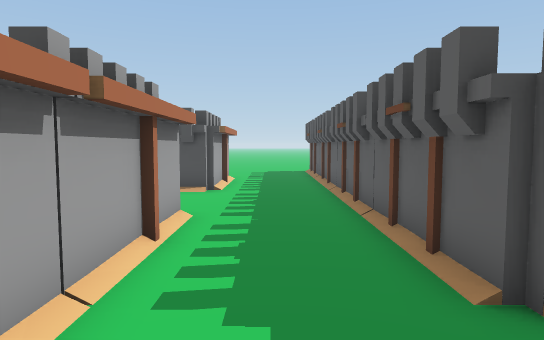
view 1 (above)

19 first-person views from a walk through a 3-D level made in the Unity game engine. The camera is 1.4 m above the floor, tilts 4° down and sees 75° across. The floor is counted in squares, 1 m on a side. Each view is taken from the middle of a square. On the plan, view 1 faces up. The plan holds only what a view shows up to about 15 squares ahead; the rest is blank. The place goes on beyond the plan. Some animated figures are left out.

view 2
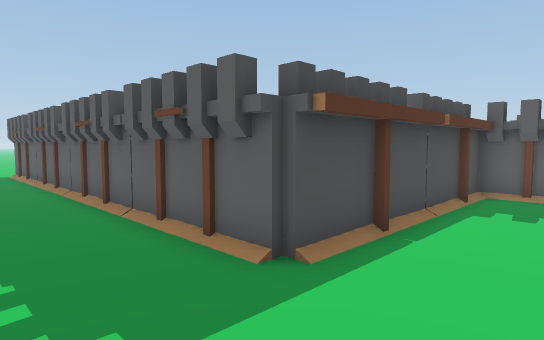

view 3
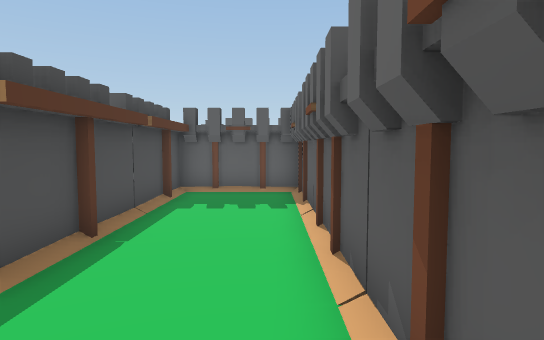

view 4
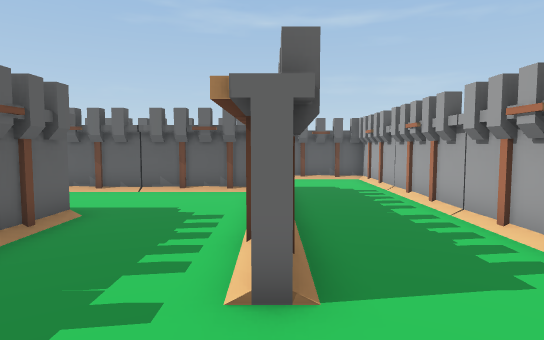

view 5
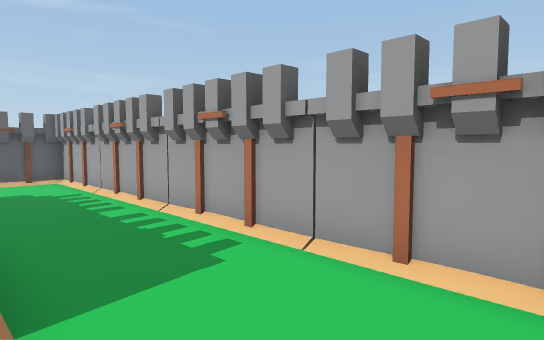

view 6
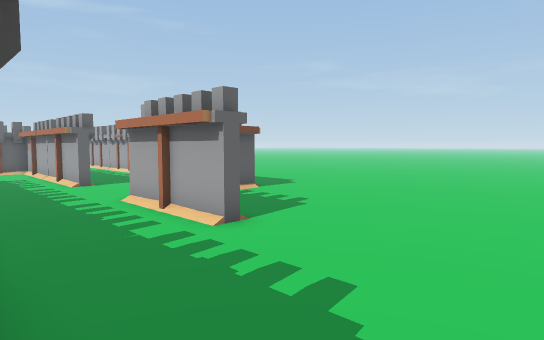

view 7
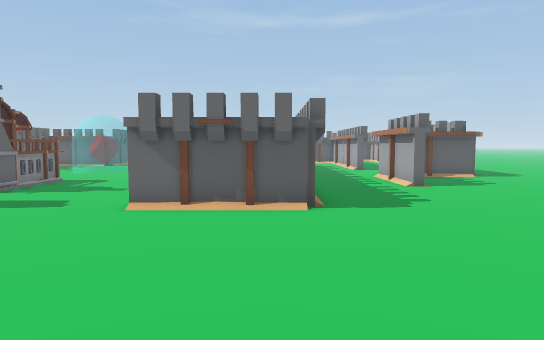

view 8
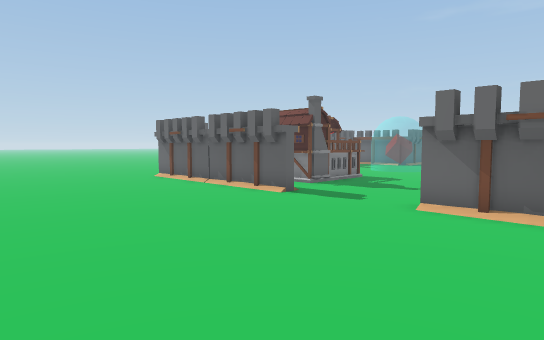

view 9
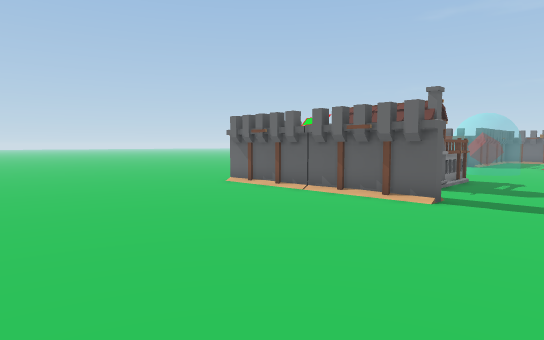

view 10
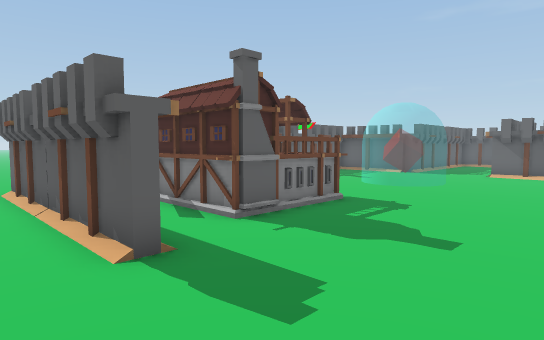

view 11
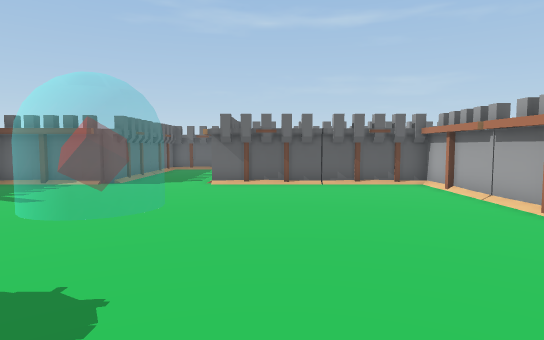

view 12
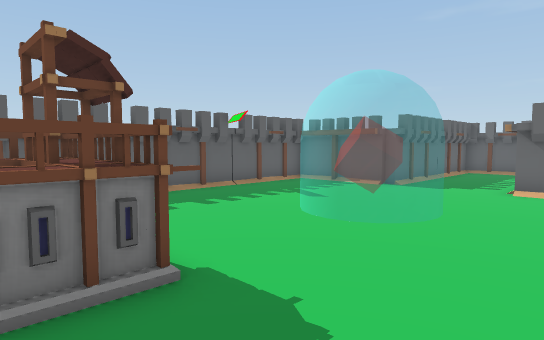

view 13
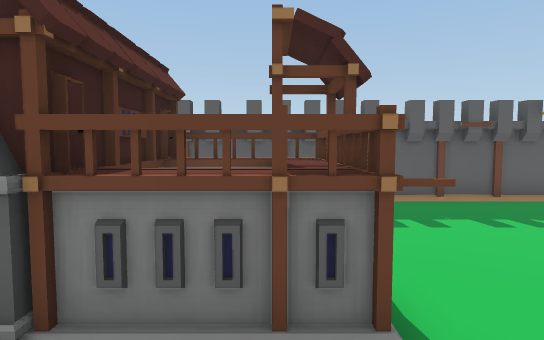

view 14
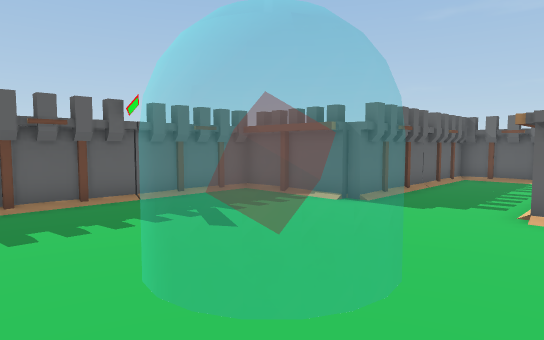

view 15
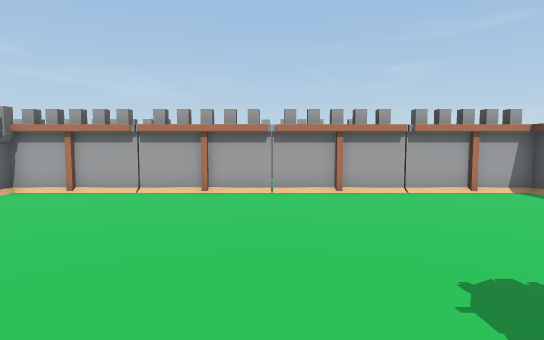

view 16
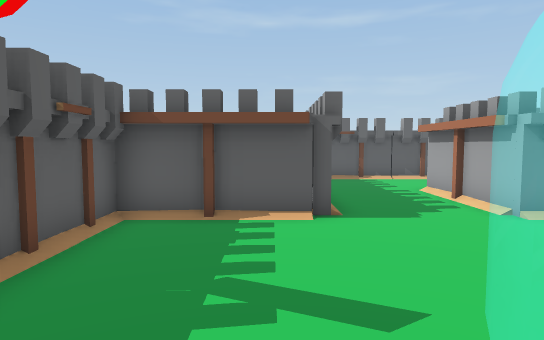

view 17
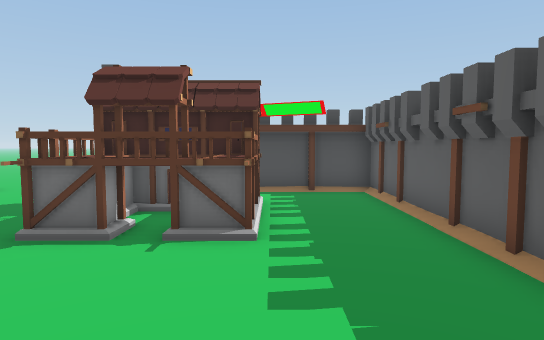

view 18
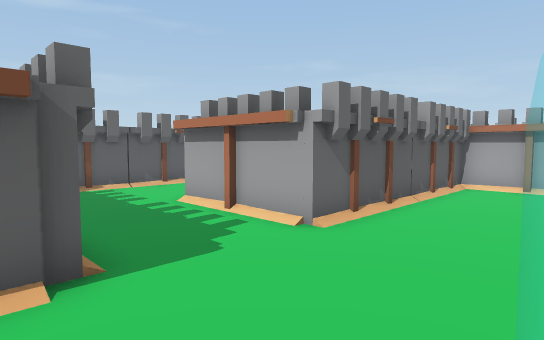

view 19
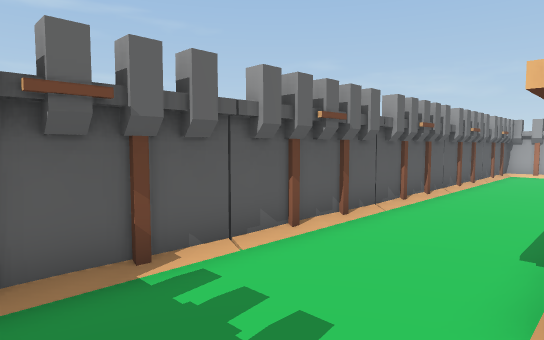

### Floor plan
Key: @ floor where view 1 was taken; # wall or solid block; . floor; = window, fence, low wall or low ledge; B building.
Columns run from 7 left of view 1 to 21 right of it. Each row starts with its distance up from view 1.
 28               .  ..
 27           .  .. ..........
 26             .................
 25         .....................
 24        ......................
 23        ......................
 22       .......................
 21      ........................
 20     ........................
 19 .........#####....########..
 18 .........#..........  ...#
 17 .........#........BBBBB..#
 16 .........#........BBBBB..#
 15 .........#........BB.BB..#
 14 .....#...#........BBBBB..#
 13 .....#...#........BBBBB..#
 12 .....#...#...............#
 11 .#####...#...............#
 10 .#. .....#...............#
  9  #.......#........===....#
  8  #.......#........= =....#
  7  #.......#........===....#
  6  #...#...#...............#
  5  #...#...#...............#
  4  #...#...#...............#
  3  #...#...#########...#####
  2  #...#...........#...#
  1  #... ...........#...#
  0  #... .@.........#...#
 -1  #... ############...#
 -2  #...    ............#
 -3  #...................#
 -4  #...................#
 -5  #####################

Positions as (right, up) in squares from view 1, and headings:
1: (0, 0), facing up
2: (-1, 0), facing up-right
3: (-1, 0), facing right
4: (-2, 10), facing down
5: (-2, 10), facing down-left
6: (2, 20), facing down-left
7: (3, 27), facing down
8: (3, 27), facing down-right
9: (7, 28), facing down-right
10: (6, 21), facing down-right
11: (8, 16), facing down
12: (8, 15), facing down-right
13: (9, 14), facing right
14: (9, 11), facing down-right
15: (13, 11), facing left
16: (15, 10), facing down
17: (15, 8), facing up
18: (15, 7), facing down-left
19: (13, -1), facing down-left
